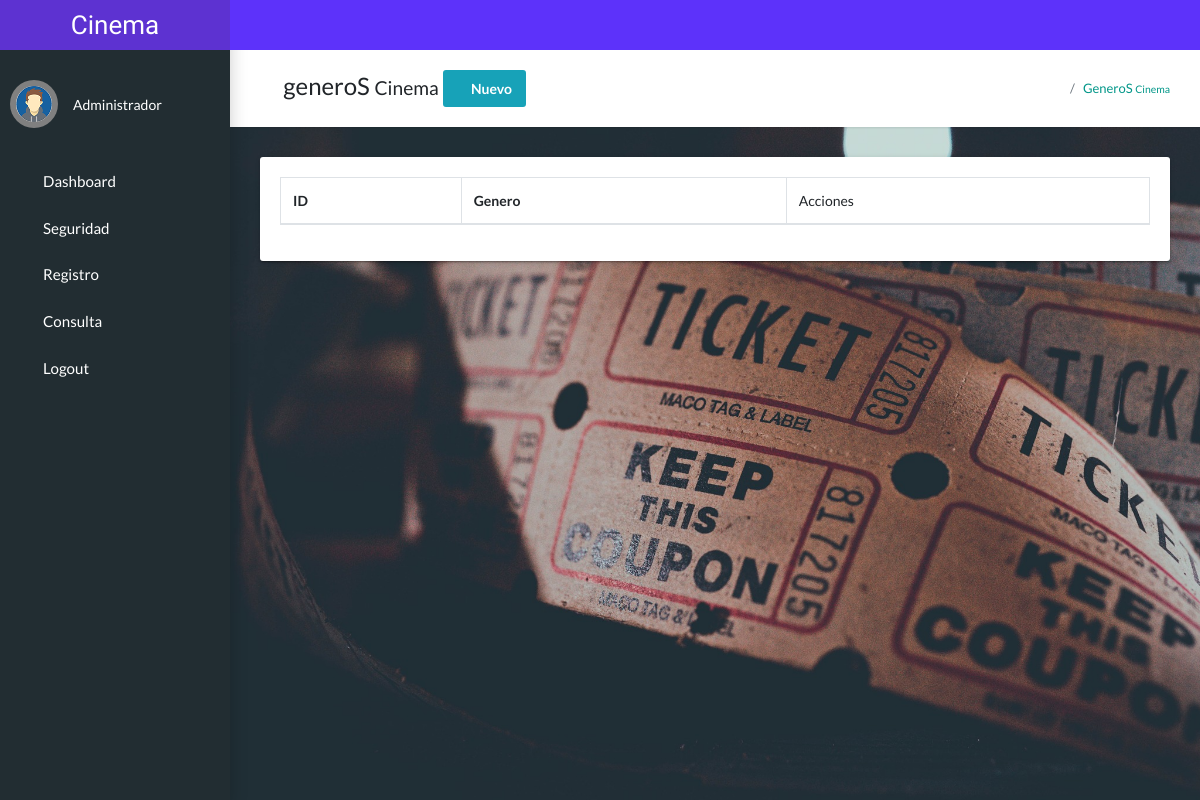
The page /pages/genero_peliculas.php on the database as committed earlier.
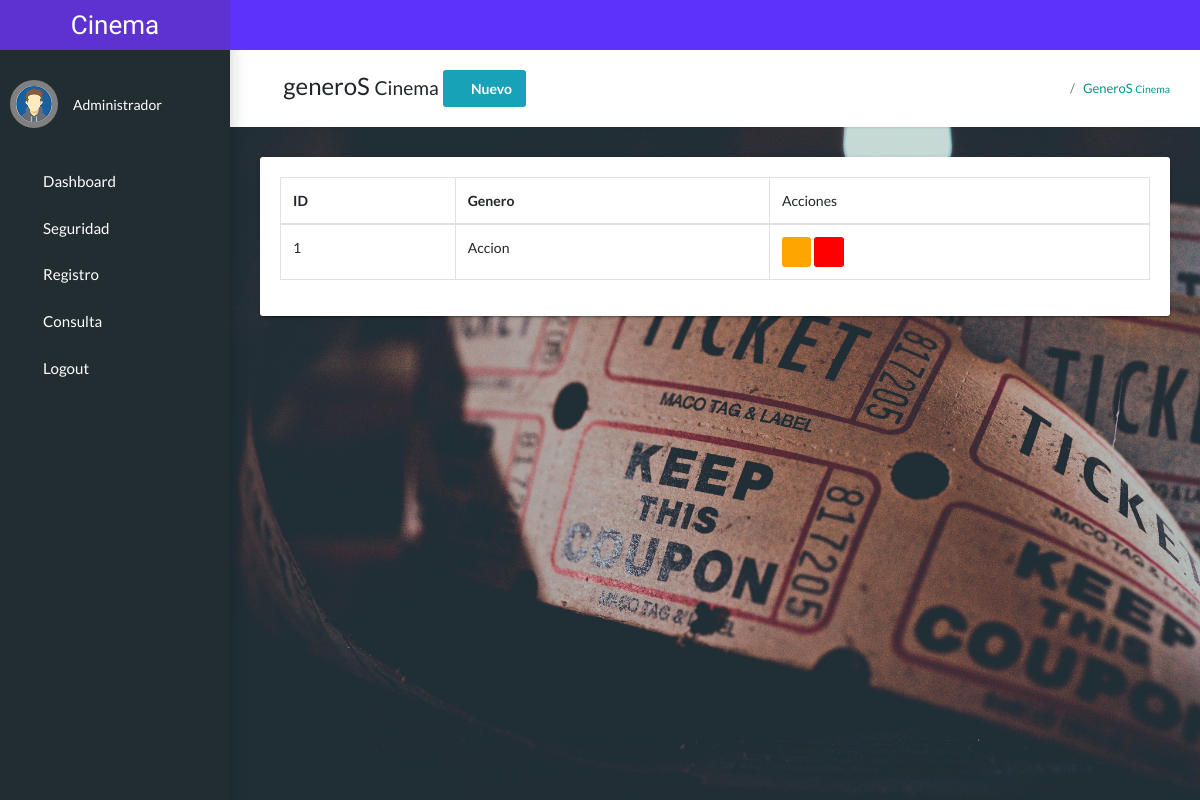
The same page on the database as committed later.
### tables this page shows
CREATE TABLE `generopelicula` (
  `idGeneroPel` int(11) NOT NULL,
  `nombreGenero` varchar(80) NOT NULL
);

### pages/genero_peliculas.php (the view, shortened to what this page needs)
<?php
include 'templates/header_admin.php';
include("../src/php/database/connection.php");
$query= "SELECT * FROM generopelicula";
$resultadoConsulta = mysqli_query($conection, $query);
?>
<section class="app-content">
      <div class="app-title">
        <div>
            <h1><i class="fas fa-user-tag"></i> generoS <small> Cinema</small>
                <button class="btn btn-info" type="button" data-bs-toggle="modal"
                data-bs-target="#exampleModal1" id="clasificacion"><i class="fas fa-plus-circle"></i> Nuevo</button>
            </h1>
        </div>
        <ul class="app-breadcrumb breadcrumb">
          <li class="breadcrumb-item"><i class="fa fa-home fa-lg"></i></li>
          <li class="breadcrumb-item"><a href="#">generoS <small> Cinema</small></a></li>
        </ul>
      </div>
        <div class="row">
            <div class="col-md-12">
              <div class="tile">
                <div class="tile-body">
                  <div class="table-responsive">
                    <table class="table table-hover table-bordered" id="tablegeneros">
                      <thead>
                        <tr>
                          <th>ID</th>
                          <th>Genero</th>
                          <td>Acciones</td>
                        </tr>
                      </thead>
                          <tbody>
                          <?php while($genero = mysqli_fetch_assoc($resultadoConsulta)): ?>
                              <tr>
                                <td><?php echo $genero ['idGeneroPel']; ?></td>
                                <td><?php echo $genero ['nombreGenero']; ?></td>
                                <td>
                                <a   href="actualizargenero.php?id=<?php  echo $genero ['idgenero']; ?>"  class="btn bg-orange btn-sm">
                                  <i class="fa-solid fa-pencil text-white"></i>
                                </a>
                                <a   href="eliminargenero.php?id=<?php  echo $genero ['idgenero']; ?>"  class="btn bg-red btn-sm">
                                  <i class="fa-solid fa-trash text-white"></i>
                                </a>
                                </td>
                              </tr>
                            <?php endwhile; ?>
                      </tbody>
                    </table>
                  </div>
                </div>
              </div>
            </div>
        </div>
    </section>
    <?php include 'templates/footer_admin.php';?>

Rows that differ between the two databases and show on the page:
added generopelicula: idGeneroPel "1", nombreGenero "Accion"
